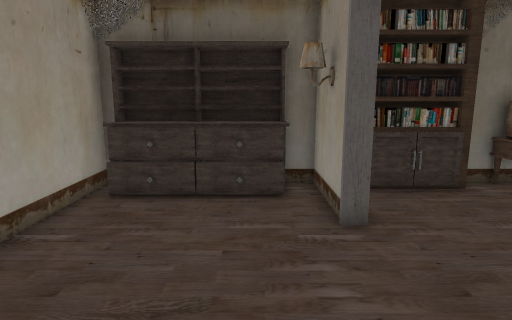
View 1 (above)

24 first-person views from a walk through a 3-D level made in the Godot game engine. The camera is 1.3 m above the floor, tilts 10° down and sees 75° across. Doors that lead somewhere are drawn open, without their leaves. The floor is counted in squares, 0.5 m on a side. Each view is taken from the middle of a square. On the plan, view 1 faces up. The plan holds only what a view shows up to about 20 squares ahead; the rest is blank. The place goes on beyond the plan.

View 2
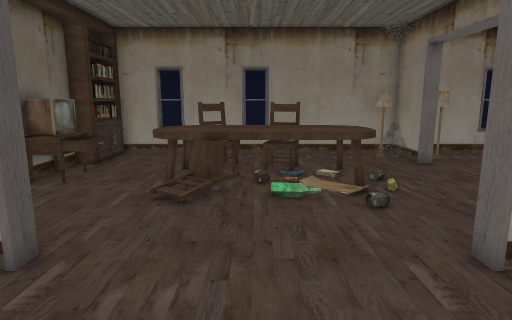

View 3
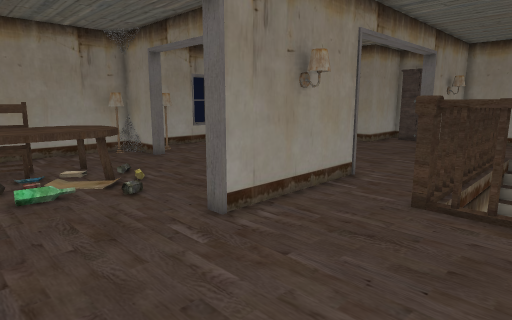

View 4
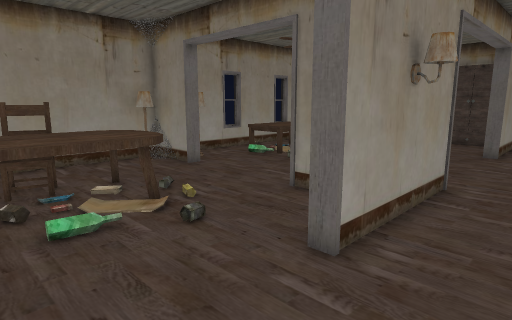

View 5
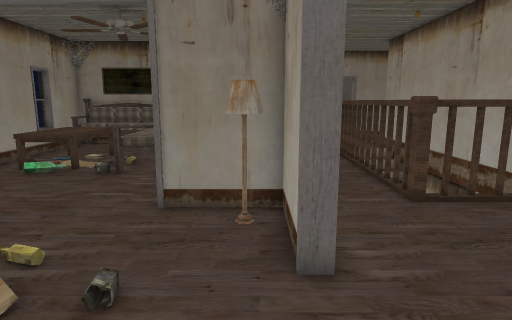

View 6
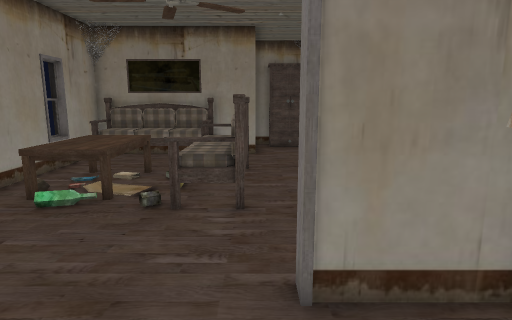

View 7
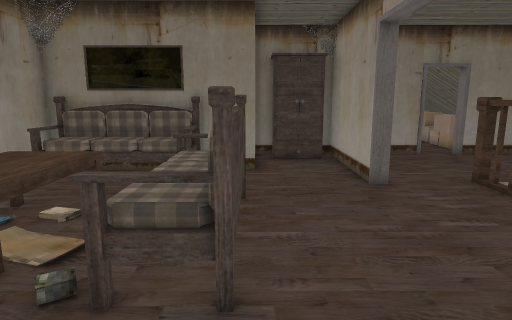

View 8
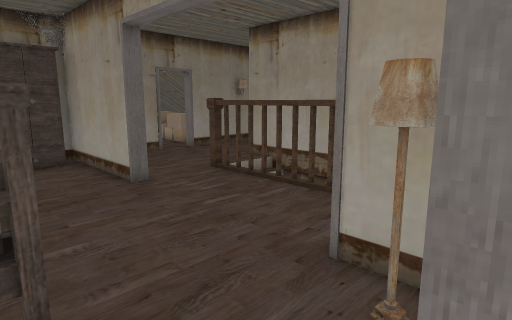

View 9
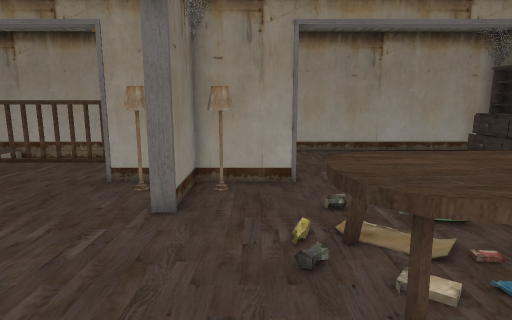

View 10
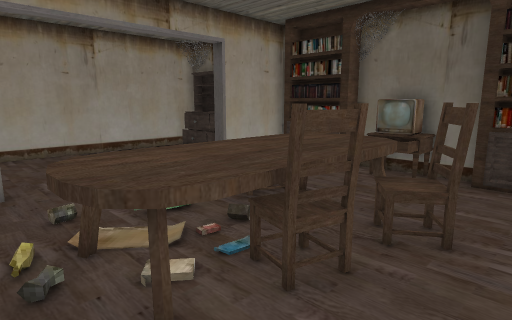

View 11
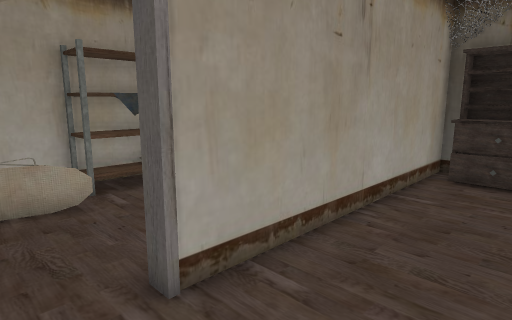

View 12
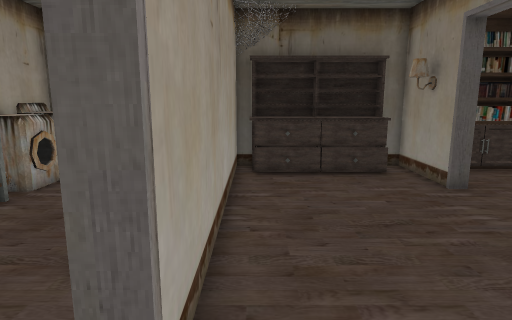

View 13
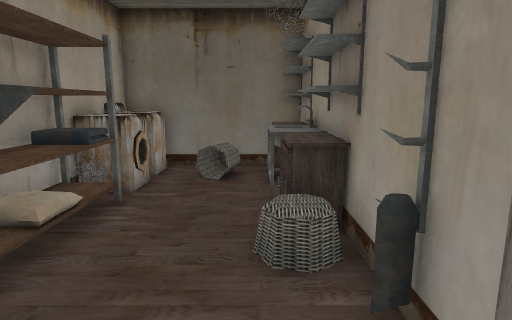

View 14
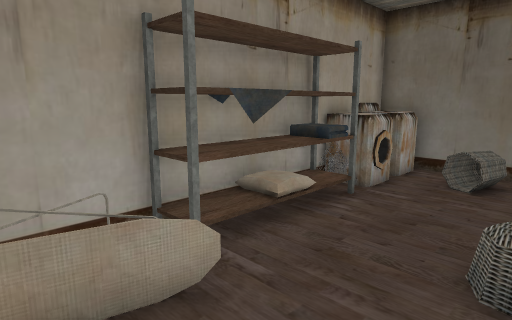

View 15
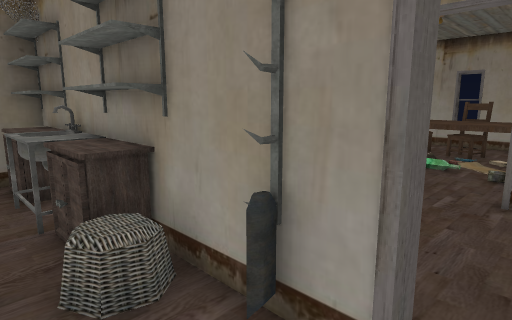

View 16
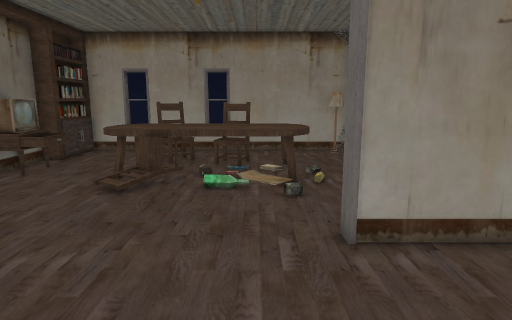

View 17
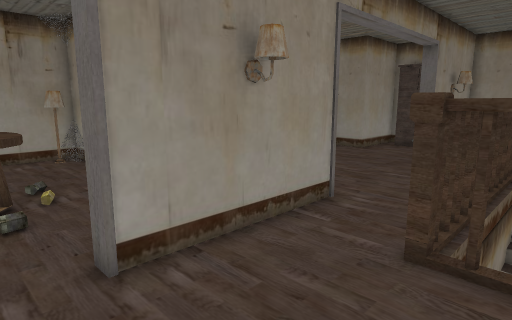

View 18
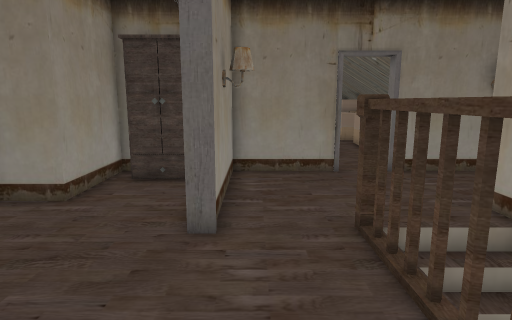

View 19
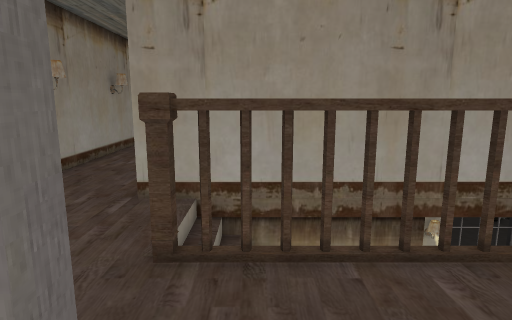

View 20
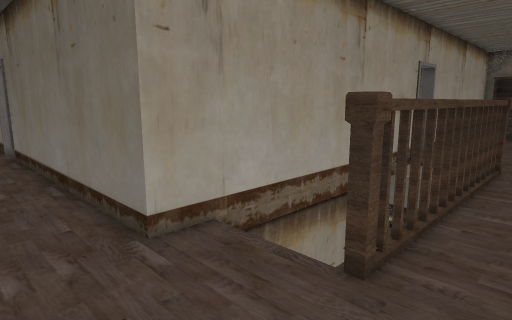

View 21
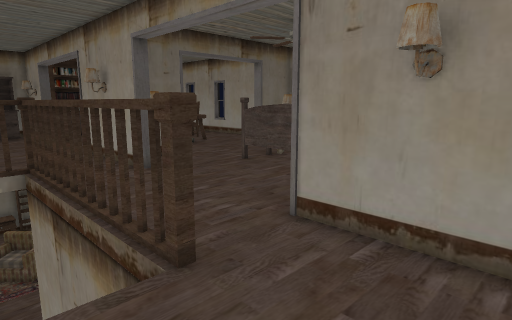

View 22
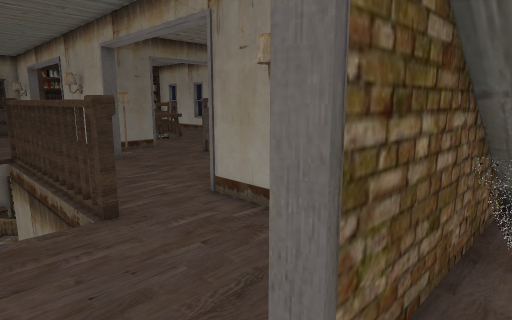

View 23
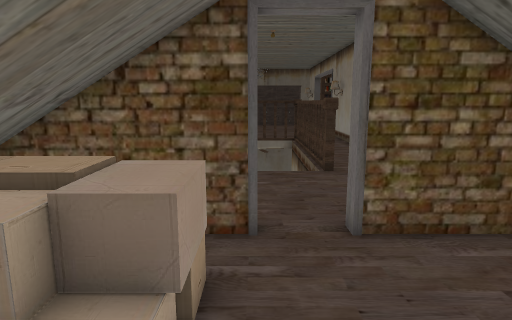

View 24
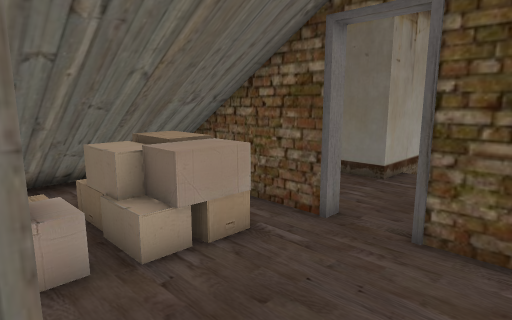

### Floor plan
Key: @ floor where view 1 was taken; # wall or solid block; x gap in a wall; . main floor; : floor 0.25 m higher than the main floor; + floor 0.75 m higher than the main floor; * floor 1 m higher than the main floor; / step, stairs or slope; D open door; = window, fence, low wall or low ledge; ^ raised ledge; v drop or lower ground; S shelf; T table; L lamp; C chair; H house; E closet; O other object.
Columns run from 12 left of view 1 to 14 right of it. Each row starts with its distance up from view 1.
 11       ###   ##
 10 ########SSSSSS#####TTT#####
  9 #=..=.=######L#....T=T..=.#
  8 ^^..O.=#.....L#.....==....#
  7 ^^=..=##......#...........#
  6 ##...=*#........../v+TT...#
  5 ##....=#.........///  TC..#
  4  #....=#........../+  ///.#
  3  #....##...........+  +...#
  2  #....O#..........//  +C..#
  1 ##.....#..........//  C...#
  0 ##.....#....@..../.+  T...#
 -1 v==...........#.....TT....#
 -2 v==..... .....#...........D
 -3   v  .. ......#LL........LD
 -4 LL       ....L###H.....H##D
 -5           ##..#LL.......LL#
 -6           ##..#L........L.#
 -7           ##..............#
 -8           ##......#v=..:..#
 -9        #  ##.......OO.TTT.#
-10        #  ##......=OO.TTT.#
-11        #  ##......=OO.TTT.#
-12        #  =x.......OO.TTT.#
-13        #//=x.......== ....#
-14        #///x.......   ...=#
-15        #......#.....=OOOO##
-16 ########......#.....#######
-17 .............L#...##vvvvv##
-18  .............#...#
-19 ..............#####
-20 #########.#####EEE#
-21       ###.####^^^^^
-22       ##.....^
-23       #=.....
-24       ##...
-25       # ..
-26         .
-27         .#  .

Where each view was taken, in squares from view 1:
view 1: 0 up, 0 right, facing up
view 2: 3 up, 3 left, facing right
view 3: 4 up, 4 left, facing down-right
view 4: 4 up, 1 left, facing down-right
view 5: 4 up, 3 right, facing down
view 6: 0 up, 6 right, facing down
view 7: 4 down, 6 right, facing down
view 8: 4 down, 7 right, facing down-left
view 9: 2 down, 13 right, facing left
view 10: 2 down, 13 right, facing up-left
view 11: 3 down, 1 left, facing up-left
view 12: 3 down, 4 left, facing up
view 13: 3 down, 7 left, facing up
view 14: 3 down, 6 left, facing up-left
view 15: 2 down, 8 left, facing up-right
view 16: 1 up, 4 left, facing right
view 17: 1 up, 3 left, facing down-right
view 18: 8 down, 1 right, facing down
view 19: 13 down, 4 right, facing left
view 20: 19 down, 1 right, facing up-left
view 21: 19 down, 4 left, facing up-right
view 22: 22 down, 4 left, facing up-right
view 23: 27 down, 4 left, facing up
view 24: 27 down, 0 right, facing up-left
